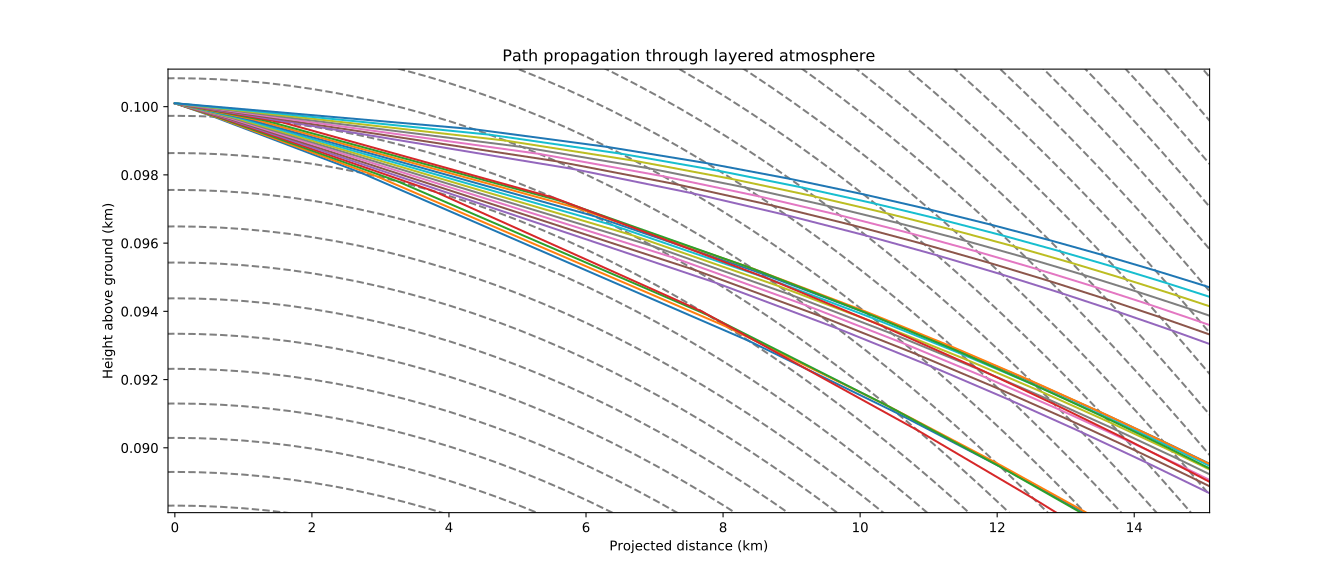

This chart was generated by the following Python code:
obs_alt = 0.1001 * u.km
e_a = atm.EARTH_RADIUS
# >>>
layer_angles = np.linspace(-0.001, 0.02, 400)
radii = atm_layers_cache['radii']
# >>>
plt.close()
fig = plt.figure(figsize=(14, 6))
for r in radii:
    plt.plot(
        r * np.sin(layer_angles),
        r * np.cos(layer_angles) - e_a,
        'k--', alpha=0.5
        )  # doctest: +SKIP
# ...
for elev in np.linspace(-0.04, -0.01, 21):
    path_params, _, _ = atm.raytrace_path(
        elev * u.deg, obs_alt, atm_layers_cache,
        max_path_length=20 * u.km,
        )
    plt.plot(path_params.x_n, path_params.y_n - e_a, '-')  # doctest: +SKIP
# ...
plt.xlim((-0.1, 15.1))  # doctest: +SKIP
plt.ylim((obs_alt.value - 0.012, obs_alt.value + 0.001))  # doctest: +SKIP
plt.title('Path propagation through layered atmosphere')  # doctest: +SKIP
plt.xlabel('Projected distance (km)')  # doctest: +SKIP
plt.ylabel('Height above ground (km)')  # doctest: +SKIP
plt.show()  # doctest: +SKIP
